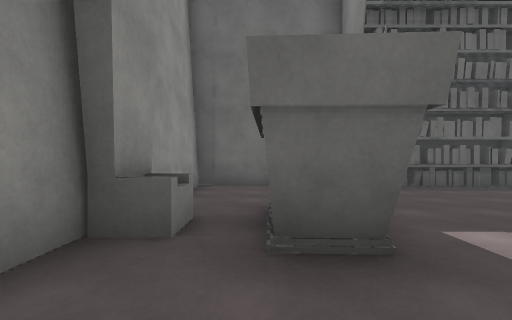
[1] (above)

24 first-person views from a walk through a Unity game level. The camera is 1.3 m above the floor, looks level and sees 90° across. The floor is counted in squares, 2 m on a side. Each view is taken from the middle of a square. On the plan, view 1 faces up. The plan holds only what a view shows up to about 9 squares ahead; the rest is blank. The place goes on beyond the plan. The player is left out. Surface patterns are stand-ins for the level's own textures.

[2]
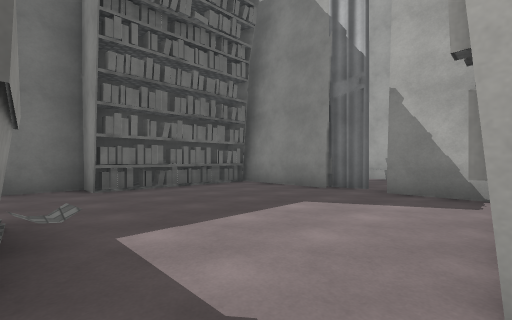

[3]
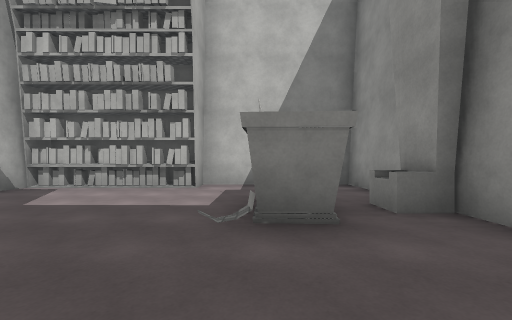

[4]
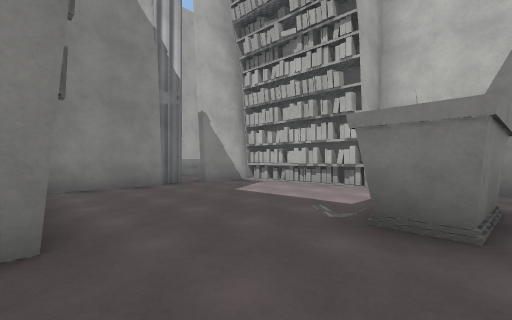

[5]
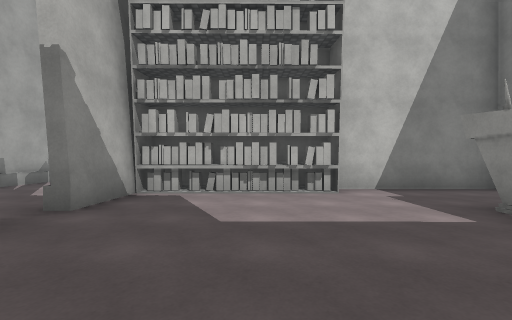

[6]
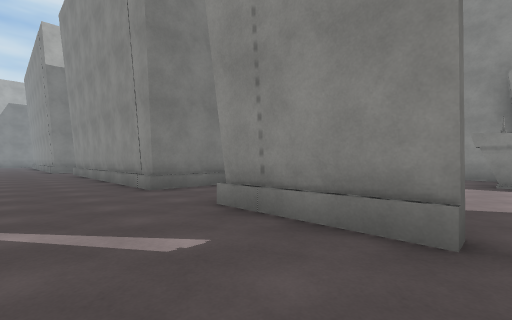

[7]
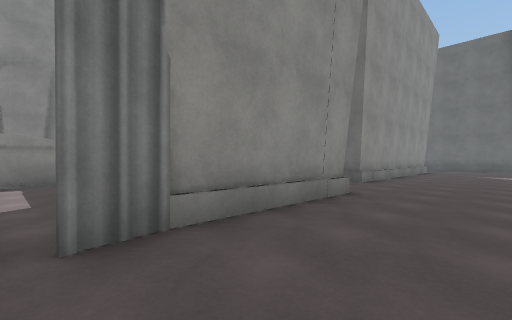

[8]
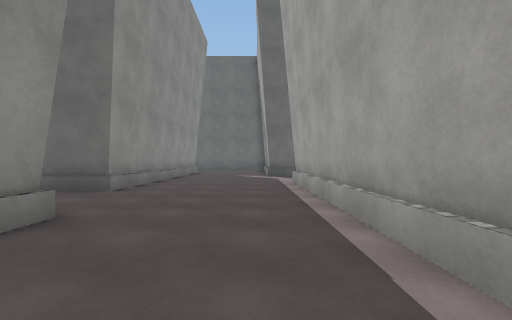

[9]
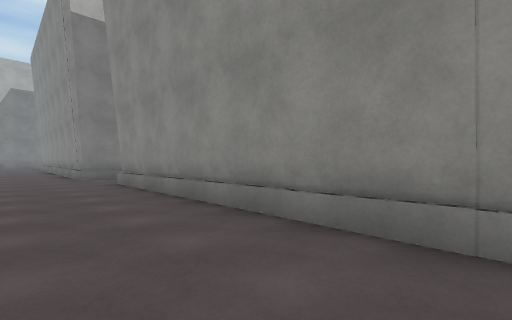

[10]
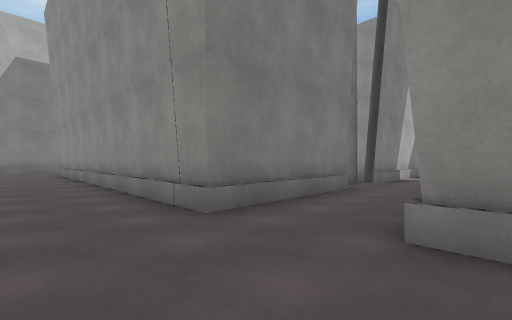

[11]
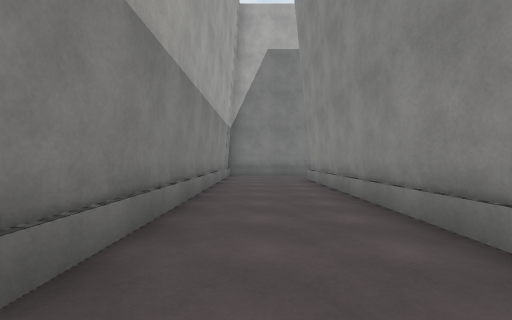

[12]
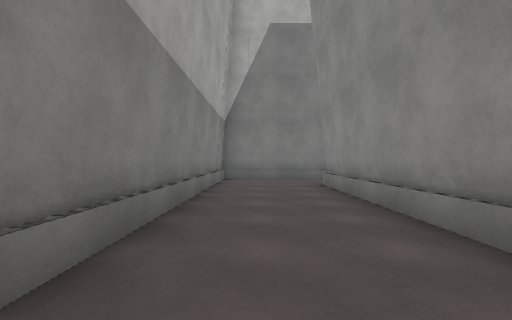

[13]
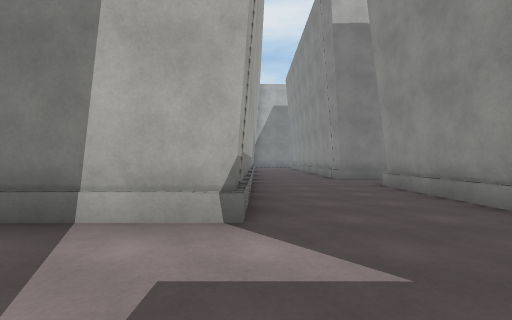

[14]
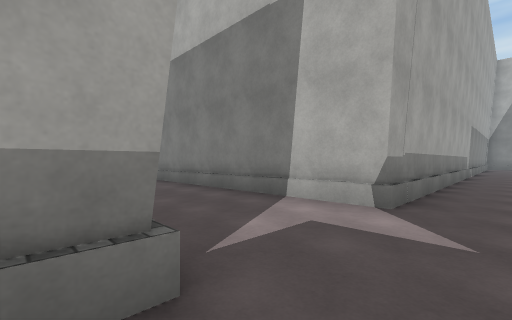

[15]
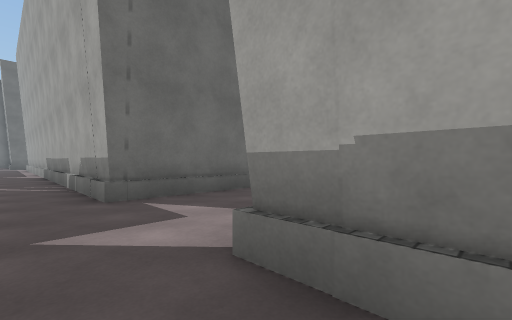

[16]
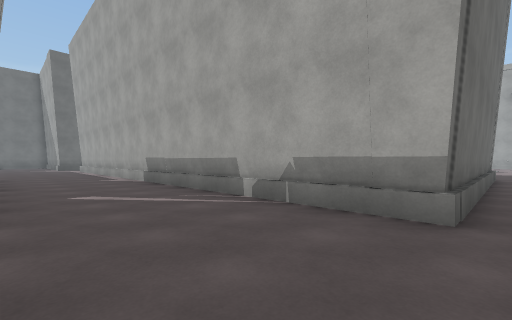

[17]
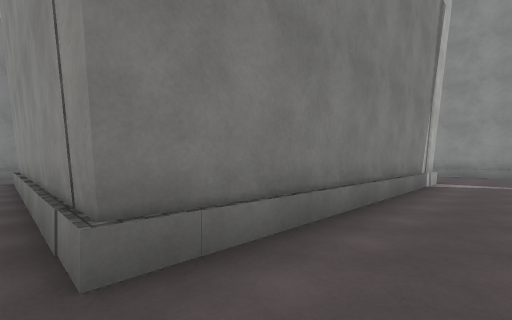

[18]
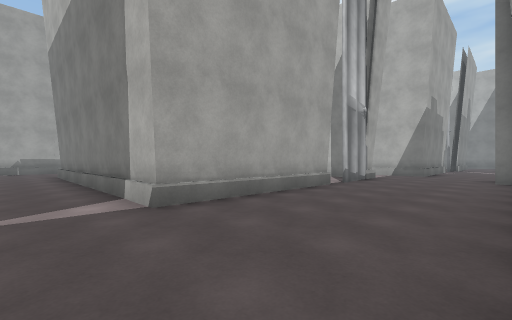

[19]
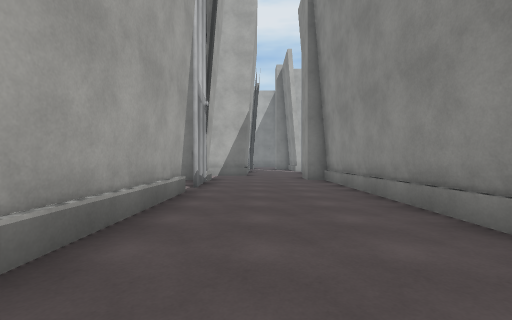

[20]
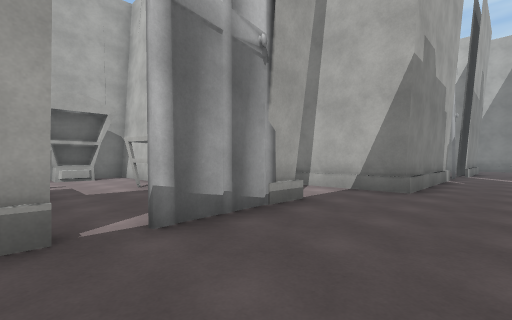

[21]
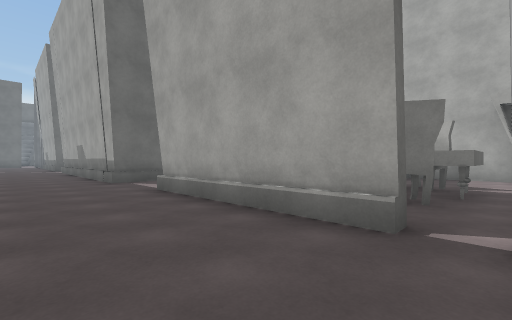

[22]
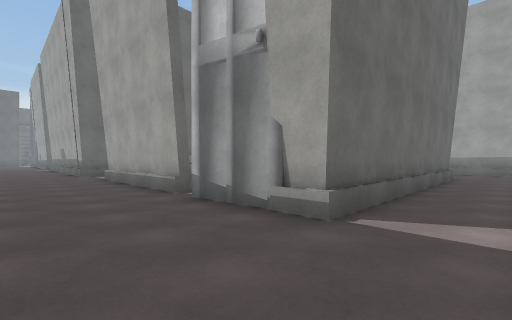

[23]
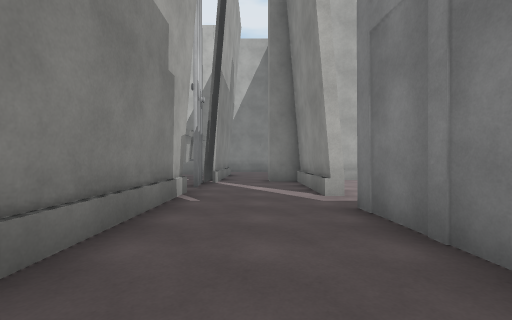

[24]
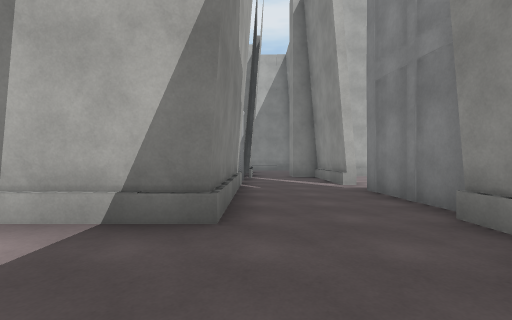

### Floor plan
Points are (right, up) in squares from view 1. A wall is a line through its corners. A room is listed if a view was taken in it or the views show most of it. See-through windows are left out.
Room 1 (views 1, 2, 3, 4, 5)
walls: (3.3, 5.8) (3.3, 6.2); (2.6, -0.3) (2.6, 0.1) (4.3, 0.1); (3.2, -0.4) (3.2, 0.2); (3.7, -0.4) (3.7, 0.1); (2.3, -0.8) (2.3, -0.1) (6.4, -0.1); (6.4, 3) (6.4, 5.7) (4.5, 5.7); (6.8, 2.2) (6.7, 3.1); (6.4, 5.9) (2.3, 5.9) (2.3, 6.6); (6.1, 6.6) (-1.5, 6.6) (-1.5, -0.8) (6.4, -0.7) (6.4, 1.7) (6.6, 1.7)
ways out: opening at (6, 2) to room 2
objects: other object (-1, 2) to (-1, 3); other object (0, 2) to (1, 3)
Room 2 (views 6, 7, 8, 9, 10, 11, 12, 13, 14, 15, 16, 17)
walls: (6.6, -3.6) (6.6, -4.5); (6.6, -6.4) (6.6, -8.5); (13.5, -4.5) (10.2, -4.5) (10.2, 11.9); (6.6, 1.7) (6.6, -1.1); (6.7, 3.2) (6.9, 2.2); (6.6, -10.4) (6.6, -11.6); (6.6, 7) (6.6, 3.1); (7.2, -13.7) (7.2, -24.9); (5.9, 13) (5.9, 9.5); (7.5, -26.9) (10.2, -26.9) (10.2, -7.7) (13.5, -7.7)
ways out: opening at (6, 2) to room 1; opening at (6, -13) to room 3; opening at (6.5, -2.5) to room 3; opening at (7, -26)
Room 3 (views 18, 19, 20, 21, 22, 23, 24)
walls: (-0.3, -1) (-1.7, -1) (-1.7, 1.5); (-5.3, -2) (-5.3, -2.5); (-5.3, -5.1) (-5.3, -11.3) (-4.7, -11.3) (-4.7, -12); (-1.5, -8.3) (-1.5, -3.6) (6.6, -3.6); (-5.3, -13.1) (-5.3, -13.9); (-2.5, -13.7) (1.7, -13.7); (1, -13.9) (1.7, -13.9); (1.4, -14.3) (2.5, -14.2); (3.2, -13.7) (7.2, -13.7); (6.6, -11.6) (-1.5, -11.6) (-1.5, -9); (5.9, 9.5) (4.4, 9.5)
ways out: opening at (6, -13) to room 2; opening at (6.5, -2.5) to room 2; opening at (-4, -15) to room 5; opening at (3, -14)
Room 4 (no view inside)
walls: (4, -11.3) (5.5, -11.3); (6.4, -8.6) (6.4, -6.7)
objects: chair (0, -8) to (1, -7); other object (0, -6); other object (1, -9) to (3, -8); table (2, -11) to (2, -10); chair (3, -8) to (3, -7); other object (5, -10) to (6, -9)
Room 5 (no view inside)
walls: (-5.3, -17.5) (-5.3, -20.7) (-4.4, -20.7); (-2.5, -18.2) (-2.5, -13.7); (-2.5, -20.3) (-2.6, -18.9); (-5.5, -14.1) (-5.4, -16.6)
low walls: (-5.4, -17.6) (-5.2, -20.7)
ways out: opening at (-4, -15) to room 3; opening at (-6, -17); opening at (-4, -21); gap at (-3, -18.5)

Positions as (right, up) in squares from view 1, and headings:
1: (0, 0), facing up
2: (1, 0), facing up-right
3: (1, 6), facing down
4: (0, 6), facing down-right
5: (4, 5), facing down
6: (9, 2), facing down-left
7: (9, 2), facing up-left
8: (9, 4), facing up
9: (9, -4), facing down-left
10: (9, -11), facing down-left
11: (9, -16), facing down
12: (9, -18), facing down
13: (10, -5), facing down
14: (9, -4), facing down-right
15: (9, -9), facing up-right
16: (7, -5), facing up-right
17: (7, -2), facing down-left
18: (-5, -2), facing down-right
19: (-3, -3), facing down
20: (-4, -8), facing down-right
21: (-4, -9), facing up-right
22: (-4, -13), facing up-right
23: (-4, -13), facing down
24: (-3, -11), facing down
